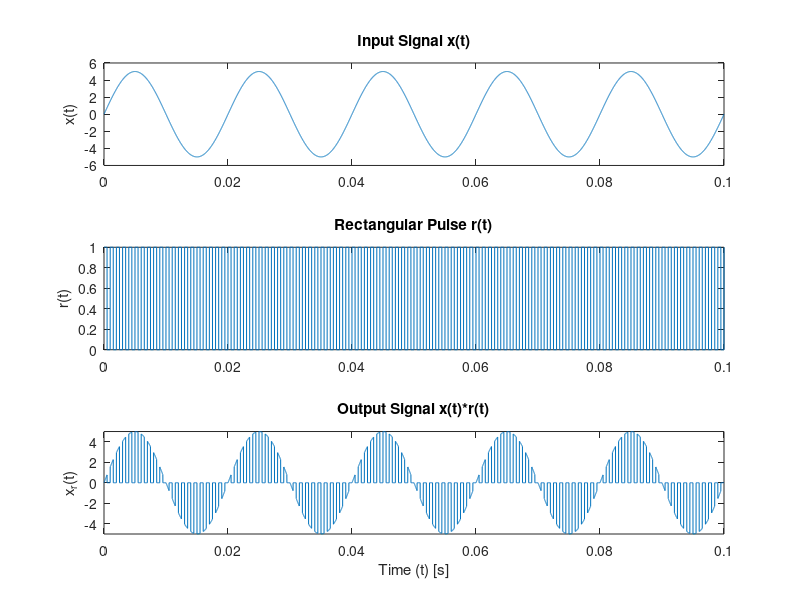

Recreate this plot in MATLAB.
%Under Sampling 48Hz
Fs=100000;
fs=48;
t=0:1/Fs:0.5;
w0=2*pi*50;
x=5*sin(w0*t);
subplot(3,1,1);
plot(t,x);
title("Input Signal x(t)");
ylabel("x(t)");
rec=[0.1,50];
for train = 1: length(rec)
    for rate = 1: length(fs)
        rect=max(square(2*pi*fs(rate)*t,rec(train)),0);
        subplot(3,1,2);
        plot(t,rect);
        title("Rectangular Pulse r(t)");
        ylabel("r(t)");
        subplot(3,1,3);
        xp=x.*rect;
        plot(t,xp);
        title("Output Signal x(t)*r(t)");
        xlabel("Time (t) [s]");
        ylabel("x_{r}(t)");
        ylim([-5,5]);
    end
end


%Nyquist Sampling 2*50=100Hz
Fs=100000;
fs=100;
t=0:1/Fs:0.1;
w0=2*pi*50;
x=5*sin(w0*t);
subplot(3,1,1);
plot(t,x);
title("Input Signal x(t)");
ylabel("x(t)");
rec=[0.1,50];
for train = 1: length(rec)
    for rate = 1: length(fs)
        rect=max(square(2*pi*fs(rate)*t,rec(train)),0);
        subplot(3,1,2);
        plot(t,rect);
        title("Rectangular Pulse r(t)");
        ylabel("r(t)");
        subplot(3,1,3);
        xp=x.*rect;
        plot(t,xp);
        title("Output Signal x(t)*r(t)");
        xlabel("Time (t) [s]");
        ylabel("x_{r}(t)");
        ylim([-5,5]);
    end
end


%Over Sampling 1000Hz
Fs=100000;
fs=1000;
t=0:1/Fs:0.1;
w0=2*pi*50;
x=5*sin(w0*t);
subplot(3,1,1);
plot(t,x);
title("Input Signal x(t)");
ylabel("x(t)");
rec=[0.1,50];
for train = 1: length(rec)
    for rate = 1: length(fs)
        rect=max(square(2*pi*fs(rate)*t,rec(train)),0);
        subplot(3,1,2);
        plot(t,rect);
        title("Rectangular Pulse r(t)");
        ylabel("r(t)");
        subplot(3,1,3);
        xp=x.*rect;
        plot(t,xp);
        title("Output Signal x(t)*r(t)");
        xlabel("Time (t) [s]");
        ylabel("x_{r}(t)");
        ylim([-5,5]);
    end
end